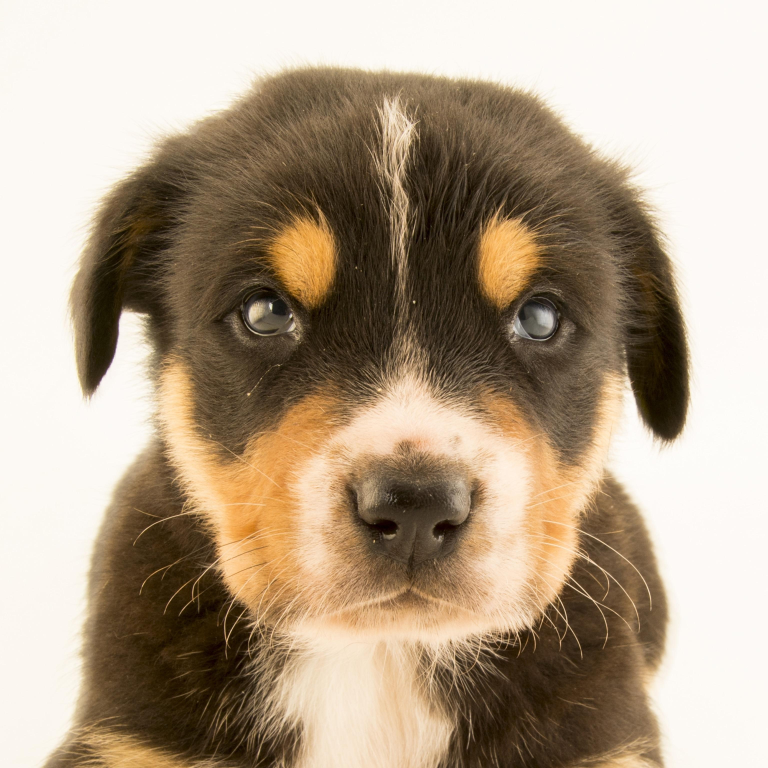
#> input picture test.jpg, 3072 x 3072 px (shown at 1/4 size)
$ python scaleComparison.py
#> lines starting #> are read from the running program, lines starting #| are printed output that depends on the picture
import numpy
import cv2
import random
import numpy as np

#Program I made that shows a comparison between two images
#One uses regular opencv scaling and the other uses interpolation
#Mostly made this to get the basics of opencv

#Variable to make scale x scale images
scale = 500

#Declare initial image, numpy array of zeroes, and scalars for interpolation
dog = cv2.imread("test.jpg", 0)
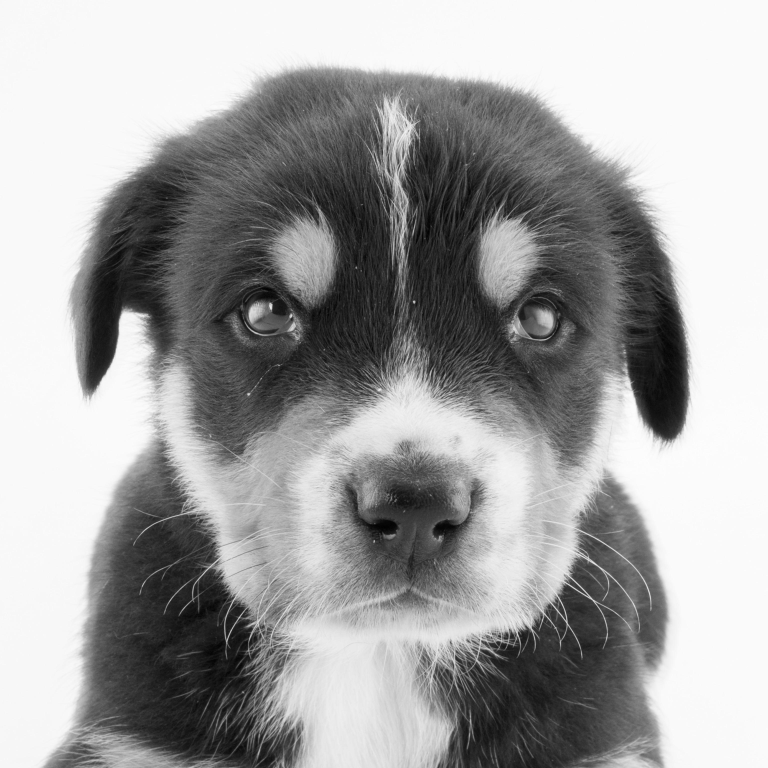
#> dog: shape (3072, 3072) (shown at 1/4 size); min 0, max 254, mean 162.3
comparison = np.zeros((scale, scale*2), dtype=np.uint8)
dogfx = scale/dog.shape[0]
#> dogfx = 0.163
dogfy = scale/dog.shape[1]
#> dogfy = 0.163

#Scale the images
dogInterp = cv2.resize(dog, (0, 0), fx=dogfx, fy=dogfy, interpolation=cv2.INTER_AREA)
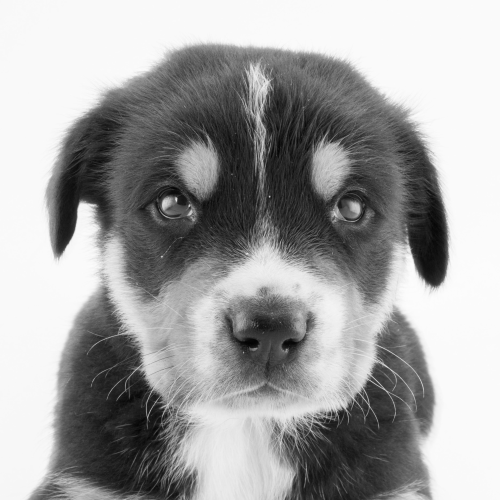
#> dogInterp: shape (500, 500); min 2, max 253, mean 162.3
dogResize = cv2.resize(dog, (scale, scale))

#Fill each side of zero array
comparison[:, :scale] = dogInterp
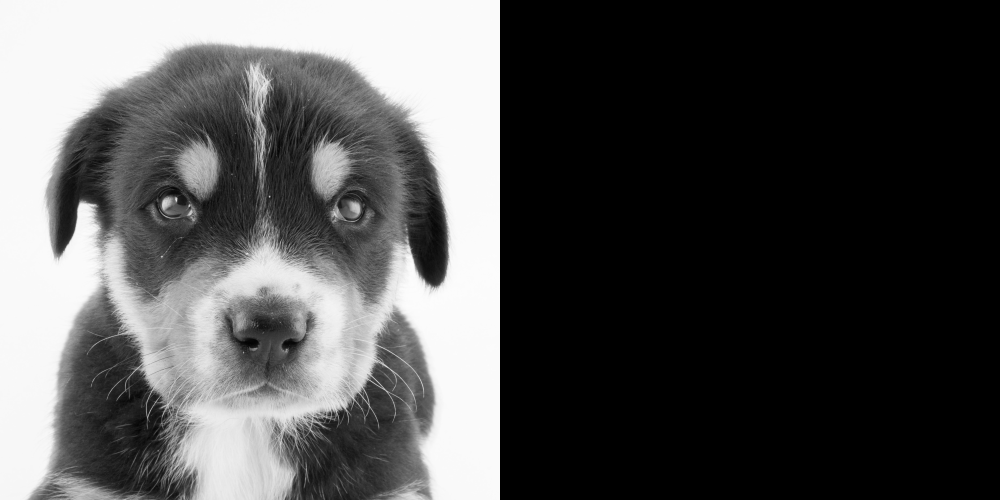
#> comparison: shape (500, 1000); min 0, max 253, mean 81.1
comparison[:, scale:] = dogResize
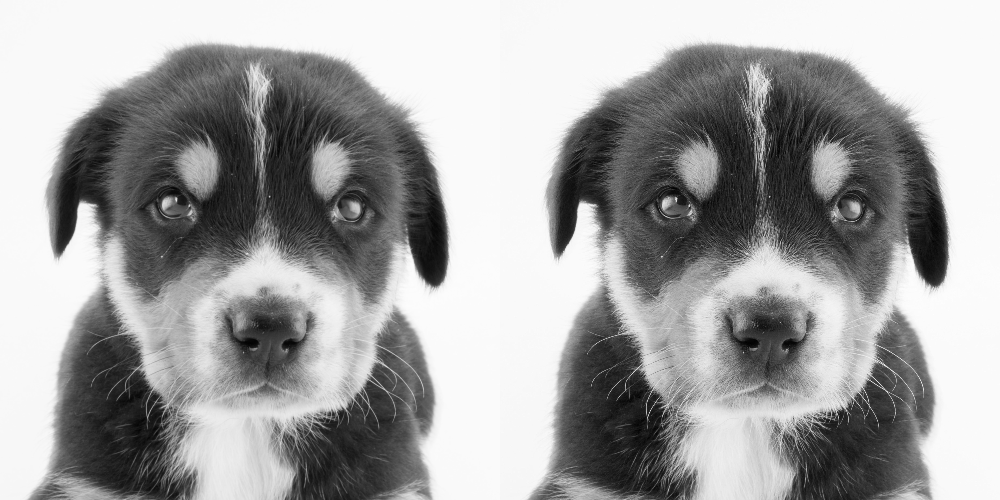
#> comparison: shape (500, 1000); min 1, max 254, mean 162.3

cv2.imshow("comparison.jpg",comparison)

cv2.waitKey(0)
cv2.destroyAllWindows()

#Conclusion is that as you scale the image down more,
#the normal scale gets grainier than the interpolation
